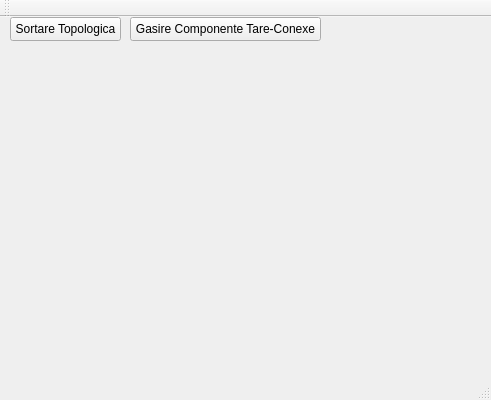
<?xml version="1.0" encoding="UTF-8"?>
<ui version="4.0">
 <class>DesenareGrafuriClass</class>
 <widget class="QMainWindow" name="DesenareGrafuriClass">
  <property name="geometry">
   <rect>
    <x>0</x>
    <y>0</y>
    <width>491</width>
    <height>400</height>
   </rect>
  </property>
  <property name="windowTitle">
   <string>DesenareGrafuri</string>
  </property>
  <widget class="QWidget" name="centralWidget">
   <widget class="QPushButton" name="buttonTopologicalSorting">
    <property name="geometry">
     <rect>
      <x>10</x>
      <y>0</y>
      <width>111</width>
      <height>24</height>
     </rect>
    </property>
    <property name="text">
     <string>Sortare Topologica</string>
    </property>
   </widget>
   <widget class="QPushButton" name="buttonStronglyConnectedComponents">
    <property name="geometry">
     <rect>
      <x>130</x>
      <y>0</y>
      <width>191</width>
      <height>24</height>
     </rect>
    </property>
    <property name="text">
     <string>Gasire Componente Tare-Conexe</string>
    </property>
   </widget>
  </widget>
  <widget class="QMenuBar" name="menuBar">
   <property name="geometry">
    <rect>
     <x>0</x>
     <y>0</y>
     <width>491</width>
     <height>22</height>
    </rect>
   </property>
  </widget>
  <widget class="QToolBar" name="mainToolBar">
   <attribute name="toolBarArea">
    <enum>TopToolBarArea</enum>
   </attribute>
   <attribute name="toolBarBreak">
    <bool>false</bool>
   </attribute>
  </widget>
  <widget class="QStatusBar" name="statusBar"/>
 </widget>
 <layoutdefault spacing="6" margin="11"/>
 <resources>
  <include location="DesenareGrafuri.qrc"/>
 </resources>
 <connections/>
</ui>
